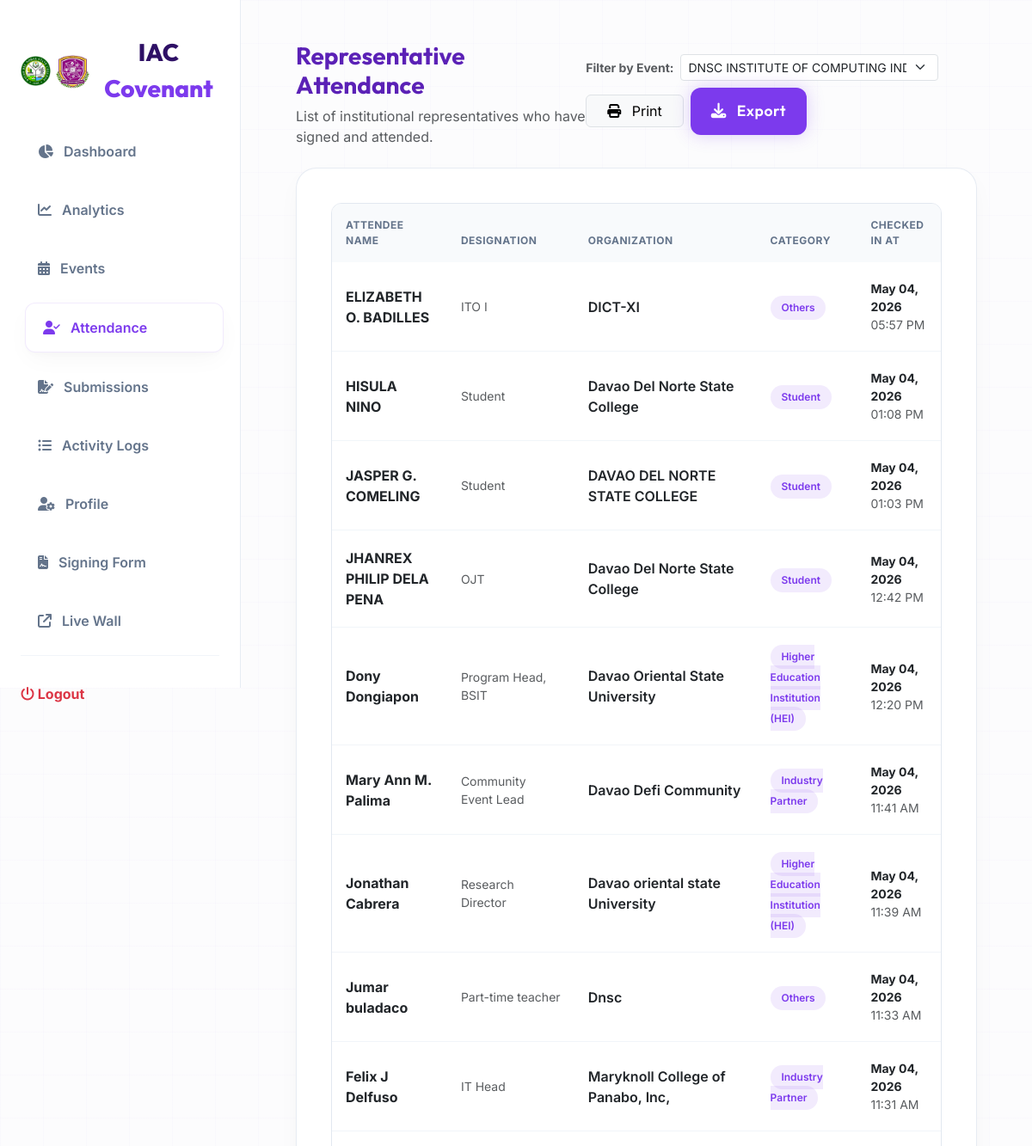
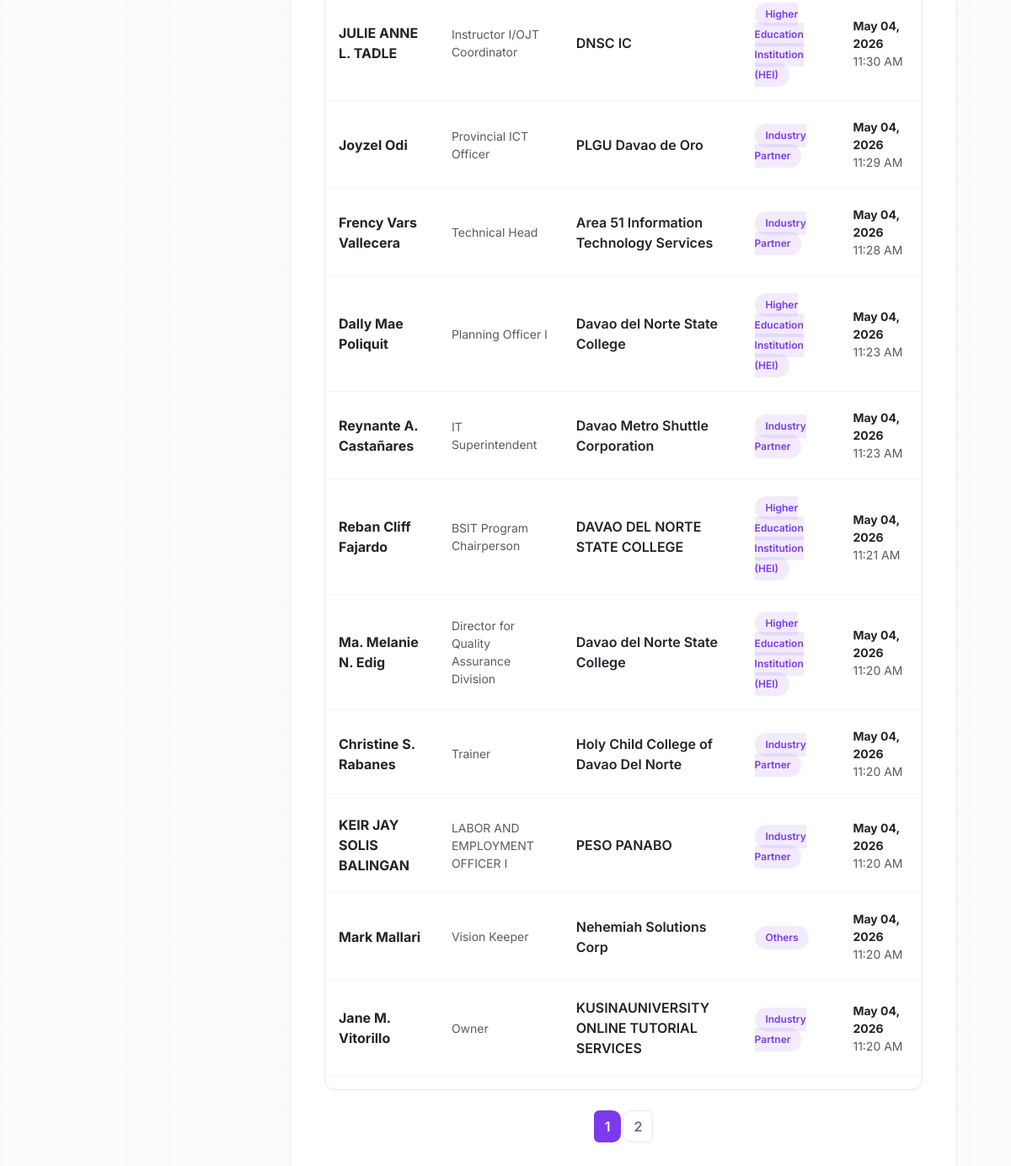
/admin/attendance.php (signed in), run on the app's committed database (2 pictures, top to bottom).
### tables this page shows
CREATE TABLE `covenant_submissions` (
  `id` int(11) NOT NULL AUTO_INCREMENT,
  `event_id` int(11) DEFAULT 1,
  `user_id` int(11) DEFAULT NULL,
  `organization_name` varchar(255) NOT NULL,
  `institution_type` varchar(100) NOT NULL,
  `represented_by` varchar(255) NOT NULL,
  `position_title` varchar(255) NOT NULL,
  `email_address` varchar(150) NOT NULL,
  `contact_number` varchar(50) DEFAULT NULL,
  `signature_file` varchar(255) NOT NULL,
  `pdf_file` varchar(255) DEFAULT NULL,
  `ip_address` varchar(45) DEFAULT NULL,
  `signed_at` datetime DEFAULT current_timestamp(),
  `pos_top` float DEFAULT 0,
  `pos_left` float DEFAULT 0,
  `pos_rotation` float DEFAULT 0,
  `pos_scale` float DEFAULT 1,
  PRIMARY KEY (`id`),
  KEY `user_id` (`user_id`),
  KEY `fk_event_submission` (`event_id`),
  CONSTRAINT `covenant_submissions_ibfk_1` FOREIGN KEY (`user_id`) REFERENCES `users` (`id`) ON DELETE CASCADE,
  CONSTRAINT `fk_event_submission` FOREIGN KEY (`event_id`) REFERENCES `events` (`id`) ON DELETE SET NULL
);

### admin/attendance.php (the view, shortened to what this page needs)
<?php
require_once '../includes/auth.php';
$page = isset($_GET['page']) ? (int) $_GET['page'] : 1;
$limit = 20;
$offset = ($page - 1) * $limit;
$eventsStmt = $pdo->query("SELECT id, title, is_active FROM events ORDER BY created_at DESC");
$eventsList = $eventsStmt->fetchAll();
$isAllEvents = isset($_GET['event_id']) && $_GET['event_id'] === 'all';
$currentEventId = isset($_GET['event_id']) && $_GET['event_id'] !== 'all' ? (int)$_GET['event_id'] : 0;
if (!$isAllEvents && $currentEventId === 0 && !isset($_GET['event_id'])) {
    if ($currentEventId === 0 && count($eventsList) > 0) $currentEventId = $eventsList[0]['id'];
}
if ($isAllEvents) {
    $totalStmt = $pdo->query("SELECT COUNT(*) FROM covenant_submissions");
    $totalAttendees = $totalStmt->fetchColumn();
} else {
    $totalStmt = $pdo->prepare("SELECT COUNT(*) FROM covenant_submissions WHERE event_id = ?");
    $totalStmt->execute([$currentEventId]);
    $totalAttendees = $totalStmt->fetchColumn();
}
$totalPages = ceil($totalAttendees / $limit);
if ($isAllEvents) {
    $stmt = $pdo->prepare("SELECT id, represented_by, position_title, organization_name, institution_type, signed_at
                           FROM covenant_submissions
                           ORDER BY signed_at DESC
                           LIMIT :limit OFFSET :offset");
    $stmt->bindValue(':limit', $limit, PDO::PARAM_INT);
    $stmt->bindValue(':offset', $offset, PDO::PARAM_INT);
    $stmt->execute();
} else {
    $stmt = $pdo->prepare("SELECT id, represented_by, position_title, organization_name, institution_type, signed_at
                           FROM covenant_submissions
                           WHERE event_id = :event_id
                           ORDER BY signed_at DESC
                           LIMIT :limit OFFSET :offset");
    $stmt->bindValue(':event_id', $currentEventId, PDO::PARAM_INT);
    $stmt->bindValue(':limit', $limit, PDO::PARAM_INT);
    $stmt->bindValue(':offset', $offset, PDO::PARAM_INT);
    $stmt->execute();
}
$attendees = $stmt->fetchAll();
?>
<!DOCTYPE html>
<html lang="en">
<head>
    <link href="https://cdn.jsdelivr.net/npm/bootstrap@5.3.2/dist/css/bootstrap.min.css" rel="stylesheet">
    <link rel="stylesheet" href="../assets/css/style.css?v=<?php echo filemtime('../assets/css/style.css'); ?>">
    <link rel="stylesheet" href="https://cdnjs.cloudflare.com/ajax/libs/font-awesome/6.4.0/css/all.min.css">
</head>
<body>
    <?php $active_page = 'attendance'; include 'sidebar.php'; ?>
    <div class="admin-content">
        <div class="d-flex justify-content-between align-items-center mb-4">
            <div>
                <h3 style="font-family: 'Outfit'; font-weight: 700; color: #5b21b6;">Representative Attendance</h3>
                <p class="text-muted mb-0">List of institutional representatives who have signed and attended.</p>
            </div>
            <div class="d-flex gap-2 align-items-center flex-wrap">
                <form method="GET" class="d-flex align-items-center gap-2">
                    <label class="fw-bold small text-muted text-nowrap">Filter by Event:</label>
                    <select name="event_id" class="form-select form-select-sm" style="max-width: 300px;" onchange="this.form.submit()">
                        <?php foreach($eventsList as $ev): ?>
                            <option value="<?php echo $ev['id']; ?>" <?php echo (!$isAllEvents && $ev['id'] == $currentEventId) ? 'selected' : ''; ?>>
                                <?php echo htmlspecialchars($ev['title']); ?> <?php echo $ev['is_active'] ? '(Active)' : ''; ?>
                            </option>
                        <?php endforeach; ?>
                    </select>
                </form>
                <button onclick="window.print()" class="btn btn-light border px-4">
                    <i class="fa-solid fa-print me-2"></i> Print
                </button>
                <a href="export_csv?event_id=<?php echo $isAllEvents ? 'all' : $currentEventId; ?>" class="btn btn-tech px-4">
                    <i class="fa-solid fa-download me-2"></i> Export
                </a>
            </div>
        </div>
        <div class="table-container">
            <div class="table-responsive">
                <table class="table table-hover align-middle">
                    <thead>
                        <tr>
                            <th>Attendee Name</th>
                            <th>Designation</th>
                            <th>Organization</th>
                            <th>Category</th>
                            <th>Checked In At</th>
                        </tr>
                    </thead>
                    <tbody>
                        <?php if (count($attendees) > 0): ?>
                            <?php foreach ($attendees as $row): ?>
                                <tr>
                                    <td>
                                        <div class="fw-bold text-dark">
                                            <?php echo htmlspecialchars($row['represented_by']); ?>
                                        </div>
                                    </td>
                                    <td>
                                        <div class="text-muted small">
                                            <?php echo htmlspecialchars($row['position_title']); ?>
                                        </div>
                                    </td>
                                    <td>
                                        <div class="fw-semibold text-dark">
                                            <?php echo htmlspecialchars($row['organization_name']); ?>
                                        </div>
                                    </td>
                                    <td>
                                        <span class="badge-type">
                                            <?php echo htmlspecialchars($row['institution_type']); ?>
                                        </span>
                                    </td>
                                    <td>
                                        <div class="small fw-bold text-dark">
                                            <?php echo date('M d, Y', strtotime($row['signed_at'])); ?>
                                        </div>
                                        <div class="text-muted small">
                                            <?php echo date('h:i A', strtotime($row['signed_at'])); ?>
                                        </div>
                                    </td>
                                </tr>
                            <?php endforeach; ?>
                        <?php endif; ?>
                    </tbody>
                </table>
            </div>
            <?php if ($totalPages > 1): ?>
                <nav aria-label="Page navigation" class="mt-4">
                    <ul class="pagination justify-content-center">
                        <?php for ($i = 1; $i <= $totalPages; $i++): ?>
                            <li class="page-item <?php echo ($page == $i) ? 'active' : ''; ?>">
                                <a class="page-link" href="?page=<?php echo $i; ?>">
                                    <?php echo $i; ?>
                                </a>
                            </li>
                        <?php endfor; ?>
                    </ul>
                </nav>
            <?php endif; ?>
        </div>
    </div>
</body>
</html>

### assets/css/style.css (style rules this page uses)
:root { --bg-page: #f4f7fb; --bg-doc: #ffffff; --accent-core: #7c3aed; --accent-deep: #5b21b6; --accent-light: #ede9fe; --accent-yellow: #7c3aed; --accent-gold: #ffffff; --accent-gradient: #7c3aed; --bg-page: #f8fafc; --text-dark: #0f172a; --text-muted: #64748b; --shadow-float: 0 25px 50px -12px rgba(124, 58, 237, 0.1); --shadow-glow: 0 0 20px rgba(124, 58, 237, 0.25); --border-subtle: #e2e8f0; --nav-height: 80px; --primary: #7c3aed; --primary-rgb: 124, 58, 237; }
body { background-color: #fcfcfd; background-image: linear-gradient(rgba(124, 58, 237, 0.02) 1px, transparent 1px), linear-gradient(90deg, rgba(124, 58, 237, 0.02) 1px, transparent 1px); background-size: 50px 50px; font-family: 'Inter', sans-serif; color: var(--text-dark); }
h1, h2, h3, h4, h5, h6 { font-family: 'Outfit', sans-serif; }
.btn-tech { background: var(--accent-gradient); color: white; border: none; border-radius: 12px; padding: 0.9rem 2.5rem; font-family: 'Outfit', sans-serif; font-weight: 600; font-size: 1.1rem; letter-spacing: 0.5px; transition: all 0.3s ease; box-shadow: var(--shadow-glow); position: relative; overflow: hidden; }
.btn-tech::after { content: ''; position: absolute; top: 0; left: -100%; width: 100%; height: 100%; background: linear-gradient(90deg, transparent, rgba(255, 255, 255, 0.2), transparent); transition: 0.5s; }
.table-responsive { border-radius: 12px; border: 1px solid var(--border-subtle); }
:root { --admin-bg: #f8fafc; --sidebar-width: 280px; --card-shadow: 0 10px 30px -5px rgba(0, 0, 0, 0.04), 0 4px 6px -2px rgba(0, 0, 0, 0.02); }
.admin-content { margin-left: var(--sidebar-width); padding: 3rem 4rem; min-height: 100vh; }
.table-container { background: white; border-radius: 24px; padding: 2.5rem; border: 1px solid rgba(226, 232, 240, 0.8); box-shadow: var(--card-shadow); }
.table thead th { background: #f8fafc; padding: 1rem; font-size: 0.75rem; font-weight: 700; text-transform: uppercase; letter-spacing: 0.5px; color: #64748b; border: none; }
.table tbody td { padding: 1.25rem 1rem; vertical-align: middle; border-bottom: 1px solid #f1f5f9; }
.badge-type, .badge-log { background: rgba(124, 58, 237, 0.1); color: var(--accent-core); padding: 0.4rem 0.8rem; border-radius: 20px; font-size: 0.75rem; font-weight: 600; }
.pagination .page-link { border-radius: 10px; margin: 0 3px; border: 1px solid #e2e8f0; color: #64748b; font-weight: 600; }
.pagination .page-item.active .page-link { background: var(--accent-gradient); border-color: transparent; color: white; }

### data on the page
covenant_submissions: represented_by "ELIZABETH O. BADILLES", position_title "ITO I", organization_name "DICT-XI", institution_type "Others", signed_at "May 04, 2026", signed_at "05:57 PM"
covenant_submissions: represented_by "HISULA NINO", position_title "Student", organization_name "Davao Del Norte State College", institution_type "Student", signed_at "May 04, 2026", signed_at "01:08 PM"
covenant_submissions: represented_by "JASPER G. COMELING", position_title "Student", organization_name "DAVAO DEL NORTE STATE COLLEGE", institution_type "Student", signed_at "May 04, 2026", signed_at "01:03 PM"
covenant_submissions: represented_by "JHANREX PHILIP DELA PENA", position_title "OJT", organization_name "Davao Del Norte State College", institution_type "Student", signed_at "May 04, 2026", signed_at "12:42 PM"
covenant_submissions: represented_by "Dony Dongiapon", position_title "Program Head, BSIT", organization_name "Davao Oriental State University", institution_type "Higher Education Institution (HEI)", signed_at "May 04, 2026", signed_at "12:20 PM"
covenant_submissions: represented_by "Mary Ann M. Palima", position_title "Community Event Lead", organization_name "Davao Defi Community", institution_type "Industry Partner", signed_at "May 04, 2026", signed_at "11:41 AM"
covenant_submissions: represented_by "Jonathan Cabrera", position_title "Research Director", organization_name "Davao oriental state University", institution_type "Higher Education Institution (HEI)", signed_at "May 04, 2026", signed_at "11:39 AM"
covenant_submissions: represented_by "Jumar buladaco", position_title "Part-time teacher", organization_name "Dnsc", institution_type "Others", signed_at "May 04, 2026", signed_at "11:33 AM"
covenant_submissions: represented_by "Felix J Delfuso", position_title "IT Head", organization_name "Maryknoll College of Panabo, Inc,", institution_type "Industry Partner", signed_at "May 04, 2026", signed_at "11:31 AM"
covenant_submissions: represented_by "JULIE ANNE L. TADLE", position_title "Instructor I/OJT Coordinator", organization_name "DNSC IC", institution_type "Higher Education Institution (HEI)", signed_at "May 04, 2026", signed_at "11:30 AM"
covenant_submissions: represented_by "Joyzel Odi", position_title "Provincial ICT Officer", organization_name "PLGU Davao de Oro", institution_type "Industry Partner", signed_at "May 04, 2026", signed_at "11:29 AM"
covenant_submissions: represented_by "Frency Vars Vallecera", position_title "Technical Head", organization_name "Area 51 Information Technology Services", institution_type "Industry Partner", signed_at "May 04, 2026", signed_at "11:28 AM"
covenant_submissions: represented_by "Dally Mae Poliquit", position_title "Planning Officer I", organization_name "Davao del Norte State College", institution_type "Higher Education Institution (HEI)", signed_at "May 04, 2026", signed_at "11:23 AM"
covenant_submissions: represented_by "Reynante A. Castañares", position_title "IT Superintendent", organization_name "Davao Metro Shuttle Corporation", institution_type "Industry Partner", signed_at "May 04, 2026", signed_at "11:23 AM"
covenant_submissions: represented_by "Reban Cliff Fajardo", position_title "BSIT Program Chairperson", organization_name "DAVAO DEL NORTE STATE COLLEGE", institution_type "Higher Education Institution (HEI)", signed_at "May 04, 2026", signed_at "11:21 AM"
covenant_submissions: represented_by "Ma. Melanie N. Edig", position_title "Director for Quality Assurance Division", organization_name "Davao del Norte State College", institution_type "Higher Education Institution (HEI)", signed_at "May 04, 2026", signed_at "11:20 AM"
covenant_submissions: represented_by "Christine S. Rabanes", position_title "Trainer", organization_name "Holy Child College of Davao Del Norte", institution_type "Industry Partner", signed_at "May 04, 2026", signed_at "11:20 AM"
covenant_submissions: represented_by "KEIR JAY SOLIS BALINGAN", position_title "LABOR AND EMPLOYMENT OFFICER I", organization_name "PESO PANABO", institution_type "Industry Partner", signed_at "May 04, 2026", signed_at "11:20 AM"
covenant_submissions: represented_by "Mark Mallari", position_title "Vision Keeper", organization_name "Nehemiah Solutions Corp", institution_type "Others", signed_at "May 04, 2026", signed_at "11:20 AM"
covenant_submissions: represented_by "Jane M. Vitorillo", position_title "Owner", organization_name "KUSINAUNIVERSITY ONLINE TUTORIAL SERVICES", institution_type "Industry Partner", signed_at "May 04, 2026", signed_at "11:20 AM"

### other printed values
form field event_id "DNSC INSTITUTE OF COMPUTING INDUSTRY ADVISORY COUNCIL MEETING through SPRINT-IT"
